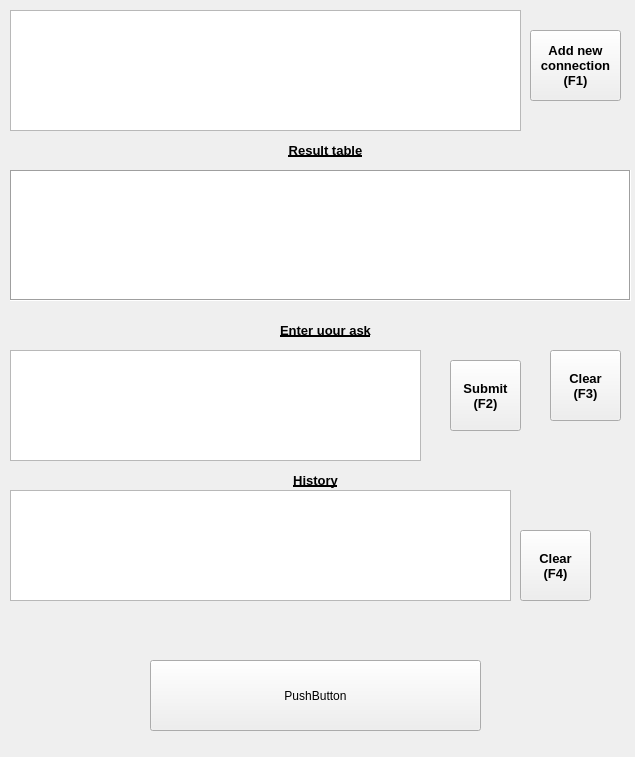
<?xml version="1.0" encoding="UTF-8"?>
<ui version="4.0">
 <class>Database_Widget</class>
 <widget class="QWidget" name="Database_Widget">
  <property name="geometry">
   <rect>
    <x>0</x>
    <y>0</y>
    <width>635</width>
    <height>757</height>
   </rect>
  </property>
  <property name="windowTitle">
   <string>database_widget</string>
  </property>
  <widget class="QPushButton" name="btn_clear_ask">
   <property name="geometry">
    <rect>
     <x>550</x>
     <y>350</y>
     <width>71</width>
     <height>71</height>
    </rect>
   </property>
   <property name="font">
    <font>
     <pointsize>10</pointsize>
     <weight>75</weight>
     <bold>true</bold>
    </font>
   </property>
   <property name="text">
    <string>Clear
(F3)</string>
   </property>
  </widget>
  <widget class="QPushButton" name="btn_clear_hist">
   <property name="geometry">
    <rect>
     <x>520</x>
     <y>530</y>
     <width>71</width>
     <height>71</height>
    </rect>
   </property>
   <property name="font">
    <font>
     <pointsize>10</pointsize>
     <weight>75</weight>
     <bold>true</bold>
    </font>
   </property>
   <property name="text">
    <string>Clear
(F4)</string>
   </property>
  </widget>
  <widget class="QPushButton" name="btn_submit">
   <property name="geometry">
    <rect>
     <x>450</x>
     <y>360</y>
     <width>71</width>
     <height>71</height>
    </rect>
   </property>
   <property name="font">
    <font>
     <pointsize>10</pointsize>
     <weight>75</weight>
     <bold>true</bold>
    </font>
   </property>
   <property name="text">
    <string>Submit
(F2)</string>
   </property>
  </widget>
  <widget class="QLabel" name="flow_lbl">
   <property name="geometry">
    <rect>
     <x>410</x>
     <y>530</y>
     <width>71</width>
     <height>71</height>
    </rect>
   </property>
   <property name="text">
    <string/>
   </property>
  </widget>
  <widget class="QLabel" name="label">
   <property name="geometry">
    <rect>
     <x>80</x>
     <y>140</y>
     <width>491</width>
     <height>20</height>
    </rect>
   </property>
   <property name="font">
    <font>
     <pointsize>10</pointsize>
     <weight>75</weight>
     <bold>true</bold>
     <underline>true</underline>
    </font>
   </property>
   <property name="text">
    <string>Result table</string>
   </property>
   <property name="alignment">
    <set>Qt::AlignCenter</set>
   </property>
  </widget>
  <widget class="QTextEdit" name="ask_Edit">
   <property name="geometry">
    <rect>
     <x>10</x>
     <y>350</y>
     <width>411</width>
     <height>111</height>
    </rect>
   </property>
   <property name="font">
    <font>
     <pointsize>10</pointsize>
     <weight>75</weight>
     <bold>true</bold>
    </font>
   </property>
  </widget>
  <widget class="QLabel" name="label_2">
   <property name="geometry">
    <rect>
     <x>70</x>
     <y>470</y>
     <width>491</width>
     <height>20</height>
    </rect>
   </property>
   <property name="font">
    <font>
     <pointsize>10</pointsize>
     <weight>75</weight>
     <bold>true</bold>
     <underline>true</underline>
    </font>
   </property>
   <property name="text">
    <string>History</string>
   </property>
   <property name="alignment">
    <set>Qt::AlignCenter</set>
   </property>
  </widget>
  <widget class="TreeWidget" name="treeView">
   <property name="geometry">
    <rect>
     <x>10</x>
     <y>10</y>
     <width>511</width>
     <height>121</height>
    </rect>
   </property>
   <property name="sizePolicy">
    <sizepolicy hsizetype="Ignored" vsizetype="Expanding">
     <horstretch>1</horstretch>
     <verstretch>0</verstretch>
    </sizepolicy>
   </property>
   <property name="font">
    <font>
     <family>Segoe UI</family>
     <pointsize>10</pointsize>
     <weight>75</weight>
     <bold>true</bold>
    </font>
   </property>
  </widget>
  <widget class="QTextEdit" name="hist_Edit">
   <property name="geometry">
    <rect>
     <x>10</x>
     <y>490</y>
     <width>501</width>
     <height>111</height>
    </rect>
   </property>
   <property name="font">
    <font>
     <pointsize>10</pointsize>
     <weight>75</weight>
     <bold>true</bold>
    </font>
   </property>
  </widget>
  <widget class="QPushButton" name="btn_add_nc">
   <property name="geometry">
    <rect>
     <x>530</x>
     <y>30</y>
     <width>91</width>
     <height>71</height>
    </rect>
   </property>
   <property name="font">
    <font>
     <pointsize>10</pointsize>
     <weight>75</weight>
     <bold>true</bold>
    </font>
   </property>
   <property name="text">
    <string>Add new
connection
(F1)</string>
   </property>
  </widget>
  <widget class="QTableView" name="table">
   <property name="geometry">
    <rect>
     <x>10</x>
     <y>170</y>
     <width>621</width>
     <height>131</height>
    </rect>
   </property>
   <property name="font">
    <font>
     <pointsize>10</pointsize>
     <weight>75</weight>
     <bold>true</bold>
    </font>
   </property>
   <property name="frameShape">
    <enum>QFrame::Box</enum>
   </property>
  </widget>
  <widget class="QLabel" name="label_3">
   <property name="geometry">
    <rect>
     <x>80</x>
     <y>320</y>
     <width>491</width>
     <height>20</height>
    </rect>
   </property>
   <property name="font">
    <font>
     <pointsize>10</pointsize>
     <weight>75</weight>
     <bold>true</bold>
     <underline>true</underline>
    </font>
   </property>
   <property name="text">
    <string>Enter uour ask</string>
   </property>
   <property name="alignment">
    <set>Qt::AlignCenter</set>
   </property>
  </widget>
  <widget class="QPushButton" name="pushButton">
   <property name="geometry">
    <rect>
     <x>150</x>
     <y>660</y>
     <width>331</width>
     <height>71</height>
    </rect>
   </property>
   <property name="text">
    <string>PushButton</string>
   </property>
  </widget>
 </widget>
 <layoutdefault spacing="6" margin="11"/>
 <customwidgets>
  <customwidget>
   <class>TreeWidget</class>
   <extends>QTreeView</extends>
   <header>treewidget.h</header>
  </customwidget>
 </customwidgets>
 <resources/>
 <connections/>
</ui>
